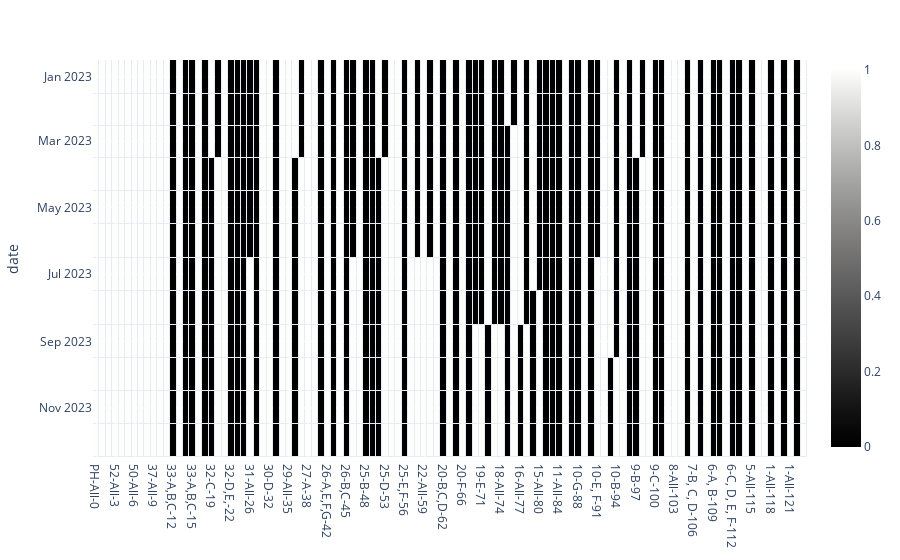

Source (notebook cell):
### Code cell
import numpy as np
import plotly.express as px

df = df_report_occupancy.drop(['sum'], axis = 1)
df.mask(df > 0, 1, inplace =True)

fig = px.imshow(df.loc['2023'].iloc[:,:], color_continuous_scale="gray")
fig.update_traces(xgap = 1, ygap = 1)
fig.show()

### Figure 1 — Plotly figure (JSON) as saved in the notebook; plotly's stock layout.template omitted (floating-point values rounded to 4 significant figures; data arrays with more than 128 entries replaced by an {"elided": "..."} marker saying what was removed)
{"data": [{"coloraxis": "coloraxis", "hovertemplate": "x: %{x}<br>date: %{y}<br>color: %{z}<extra></extra>", "name": "0", "type": "heatmap", "x": ["PH-All-0", "55-All-1", "53-All-2", "52-All-3", "51-C-4", "51-A,B,D,E,F-5", "50-All-6", "39-All-7", "38-All-8", "37-All-9", "36-All-10", "35-All-11", "33-A,B,C-12", "33-A,B,C-13", "33-A,B,C-14", "33-A,B,C-15", "33-D,E,F-16", "32-C-18", "32-C-19", "32-C-20", "32-D,E,-21", "32-D,E,-22", "31-A,B,C-24", "31-D,E,F-25", "31-All-26", "30-B-28", "30-B-29", "30-D-32", "30-E-33", "30-E-34", "29-All-35", "28-All-36", "28-All-37", "27-A-38", "27-B-39", "27-C,D,E,F,G-40", "26-A,E,F,G-42", "26-A,E,F,G-43", "26-B,C-44", "26-B,C-45", "26-D-46", "25-A-47", "25-B-48", "25-D-51", "25-D-52", "25-D-53", "25-E-54", "25-F-55", "25-E,F-56", "25-G-57", "23-All-58", "22-All-59", "21-All-60", "20-A-61", "20-B,C,D-62", "20-B,C,D-63", "20-B,C,D-64", "20-F-66", "19-D-69", "19-D-70", "19-E-71", "19-A,B,C,F,G-72", "19-A,B,C,F,G-73", "18-All-74", "17-All-75", "17-All-76", "16-All-77", "16-All-78", "15-All-79", "15-All-80", "15-All-81", "12-All-82", "11-All-84", "10-A-86", "10-A-87", "10-G-88", "10-G-89", "10-E, F-90", "10-E, F-91", "10-C-92", "10-B-93", "10-B-94", "10-D-95", "9-B-96", "9-B-97", "9-B-98", "9-C-99", "9-C-100", "9-A,D,E,F,G-101", "9-A,D,E,F,G-102", "8-All-103", "7-A,E,F,G-104", "7-B, C, D-105", "7-B, C, D-106", "6-A, B-107", "6-A, B-108", "6-A, B-109", "6-C, D, E, F-110", "6-C, D, E, F-111", "6-C, D, E, F-112", "5-All-113", "5-All-114", "5-All-115", "3-All-116", "1-All-117", "1-All-118", "1-All-119", "1-All-120", "1-All-121", "1-All-122", "1-All-123"], "xaxis": "x", "xgap": 1, "y": ["2023-01-01T00:00:00", "2023-02-01T00:00:00", "2023-03-01T00:00:00", "2023-04-01T00:00:00", "2023-05-01T00:00:00", "2023-06-01T00:00:00", "2023-07-01T00:00:00", "2023-08-01T00:00:00", "2023-09-01T00:00:00", "2023-10-01T00:00:00", "2023-11-01T00:00:00", "2023-12-01T00:00:00"], "yaxis": "y", "ygap": 1, "z": {"elided": "12x111 int values"}}], "layout": {"coloraxis": {"colorscale": [[0, "rgb(0, 0, 0)"], [0.09091, "rgb(16, 16, 16)"], [0.1818, "rgb(38, 38, 38)"], [0.2727, "rgb(59, 59, 59)"], [0.3636, "rgb(81, 80, 80)"], [0.4545, "rgb(102, 101, 101)"], [0.5455, "rgb(124, 123, 122)"], [0.6364, "rgb(146, 146, 145)"], [0.7273, "rgb(171, 171, 170)"], [0.8182, "rgb(197, 197, 195)"], [0.9091, "rgb(224, 224, 223)"], [1, "rgb(254, 254, 253)"]]}, "margin": {"t": 60}, "xaxis": {"anchor": "y", "constrain": "domain", "domain": [0, 1], "scaleanchor": "y"}, "yaxis": {"anchor": "x", "autorange": "reversed", "constrain": "domain", "domain": [0, 1], "title": {"text": "date"}}}}
